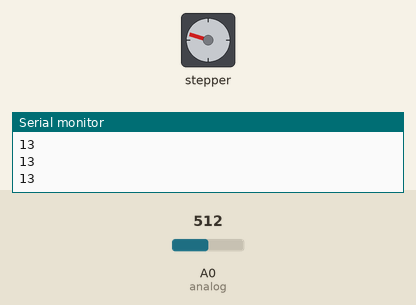
A sketch run on a simulated Arduino Uno, built with avr-gcc and run on an emulated ATmega328P. Parts: stepper motor, the last lines printed to the serial monitor. The inputs (shaded band) are chosen by the test bench; at power-on: A0 (analog) = 512. Stepper angles assume 2048 steps per turn.

Above: at 1.2 s.
1.3 s: A0 (analog) set to 716
At 1.69 s:
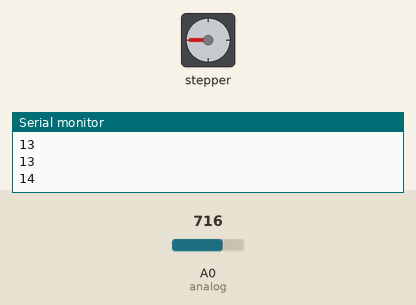
4.3 s: A0 (analog) set to 900
At 4.48 s:
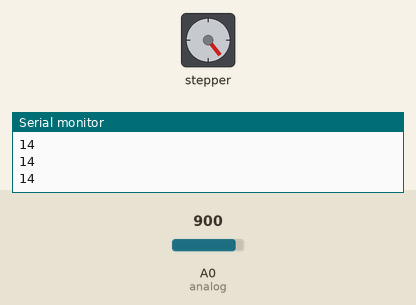
7.3 s: A0 (analog) set to 1023
At 7.57 s:
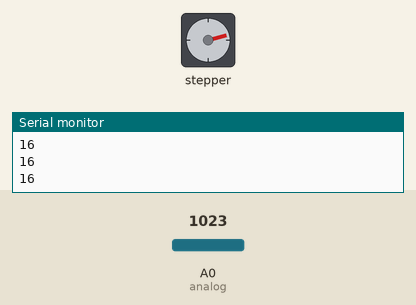
Timing chart, 0 to 16.3 s (numbered marks = the images above; inputs shaded):
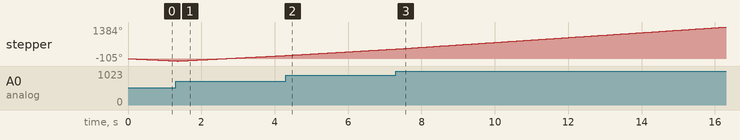

The sketch:

dong_co_step.ino
```cpp
#include <Stepper.h>
Stepper dongco=Stepper(2048, 7, 9, 8, 10);
int analog=A0;
void setup() {
  Serial.begin(9600);
}

void loop() {
//  int tro=analogRead(analog);
//  int tocdo=map(tro, 0, 1023, 4, 18);
//  dongco.setSpeed(tocdo);
//  dongco.step(2048);
//  Serial.println(tocdo);
//  dongco.setSpeed(tocdo);
//  dongco.step(-2048);
    for (int i=0; i<=2048; i+=5){
      int tro=analogRead(analog);
      int tocdo=map(tro, 0, 1023, 8, 18);
      dongco.setSpeed(tocdo);
      if (tocdo<14) dongco.step(-i);
      else dongco.step(i);
      Serial.println(tocdo);
    }
}
```
